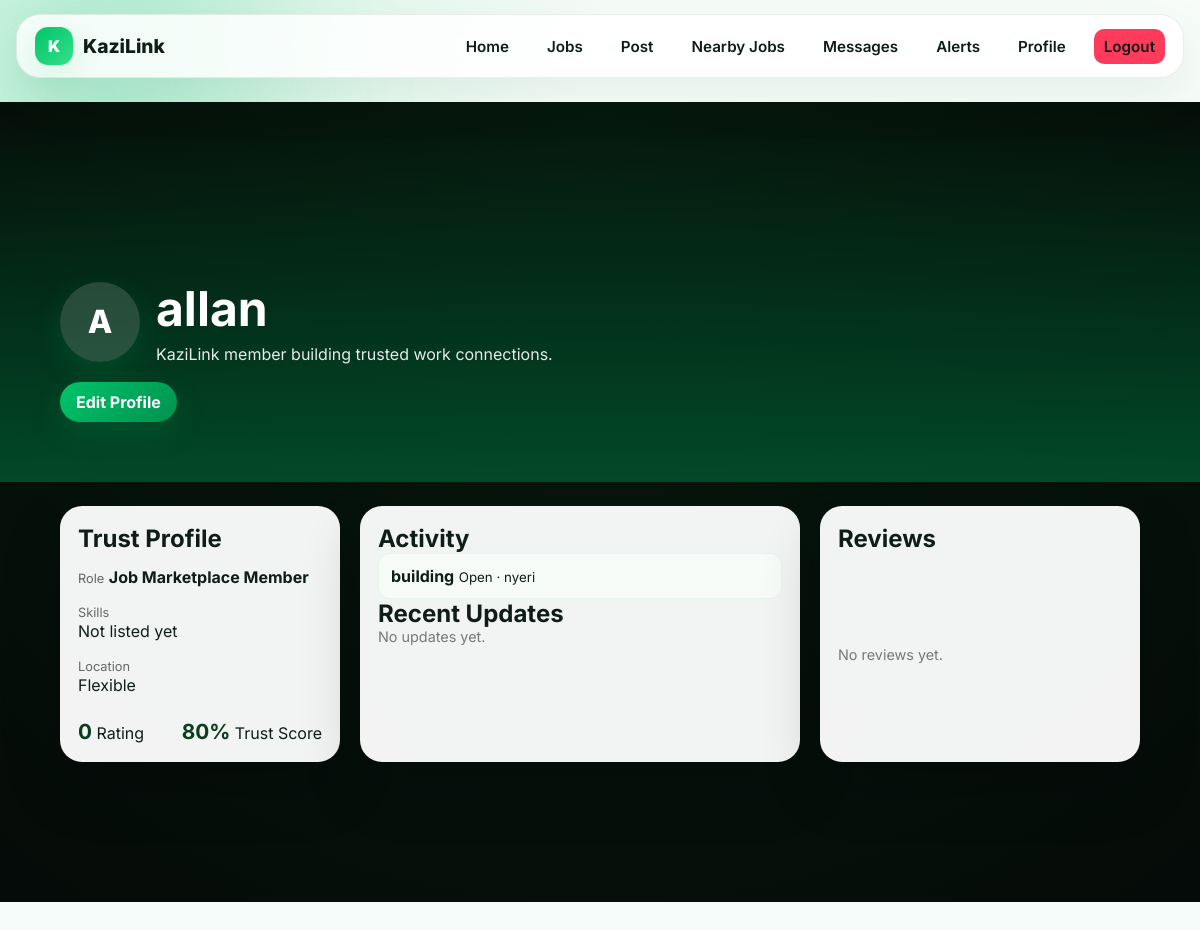
The page /profiles/allan/ (signed in) on the database as committed earlier.
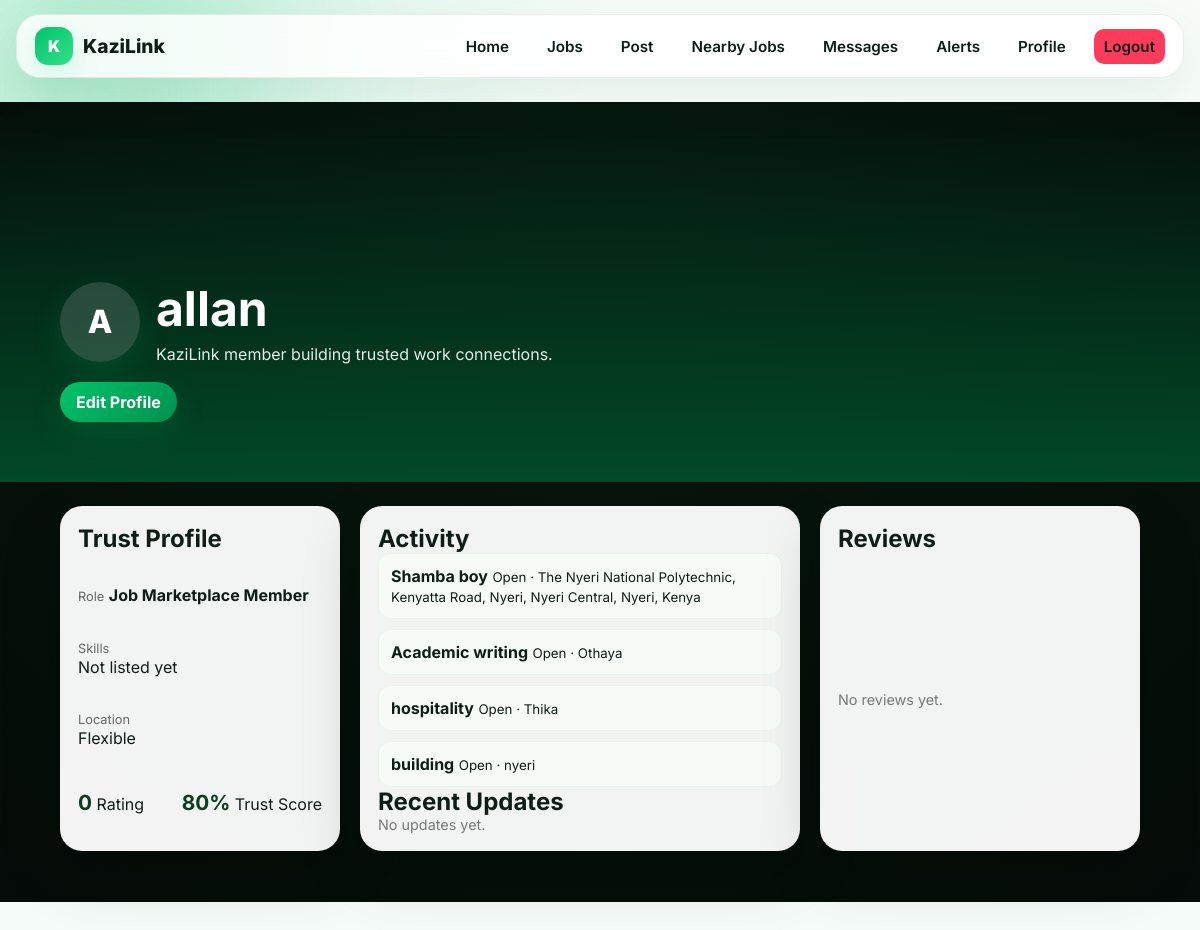
The same page on the database as committed later.
### marketplace/models.py (models this page shows, shortened)
class Job(models.Model):
    IMMEDIATE = 'immediate'
    SHORT_TERM = 'short_term'
    LONG_TERM = 'long_term'
    PART_TIME = 'part_time'
    FULL_TIME = 'full_time'
    CASUAL = 'casual'
    FREELANCE = 'freelance'
    PROFESSIONAL = 'professional'
    TYPE_CHOICES = (
        (IMMEDIATE, 'Immediate'),
        (SHORT_TERM, 'Short-term'),
        (LONG_TERM, 'Long-term'),
        (PART_TIME, 'Part-time'),
        (FULL_TIME, 'Full-time'),
        (CASUAL, 'Casual'),
        (FREELANCE, 'Freelance'),
        (PROFESSIONAL, 'Professional'),
    )
    OPEN = 'open'
    TAKEN = 'taken'
    CLOSED = 'closed'
    STATUS_CHOICES = (
        (OPEN, 'Open'),
        (TAKEN, 'Taken'),
        (CLOSED, 'Closed'),
    )
    employer = models.ForeignKey(User, on_delete=models.CASCADE, related_name='jobs')
    title = models.CharField(max_length=160)
    description = models.TextField()
    category = models.ForeignKey(Category, on_delete=models.SET_NULL, null=True, related_name='jobs')
    job_type = models.CharField(max_length=30, choices=TYPE_CHOICES)
    salary = models.DecimalField(max_digits=12, decimal_places=2, null=True, blank=True)
    location = models.CharField(max_length=140)
    latitude = models.DecimalField(max_digits=9, decimal_places=6, null=True, blank=True)
    longitude = models.DecimalField(max_digits=9, decimal_places=6, null=True, blank=True)
    resolved_place_name = models.CharField(max_length=255, blank=True)
    deadline = models.DateField(null=True, blank=True)
    required_skills = models.CharField(max_length=255, blank=True)
    contact_information = models.CharField(max_length=160)
    photo = models.ImageField(upload_to='jobs/photos/', blank=True)
    video = models.FileField(upload_to='jobs/videos/', blank=True)
    audio = models.FileField(upload_to='jobs/audio/', blank=True)
    document = models.FileField(upload_to='jobs/documents/', blank=True)
    status = models.CharField(max_length=20, choices=STATUS_CHOICES, default=OPEN)
    tags = models.CharField(max_length=200, blank=True)
    views = models.PositiveIntegerField(default=0)
    created_at = models.DateTimeField(auto_now_add=True)
    updated_at = models.DateTimeField(auto_now=True)
    class Meta:
        ordering = ['-created_at']
    def get_absolute_url(self):
        return reverse('job_detail', kwargs={'pk': self.pk})

### marketplace/views.py (the view)
# urls.py: path('profiles/<str:username>/', views.profile_detail, name='profile_detail'),
@login_required
def profile_detail(request, username):
    profile_user = get_object_or_404(User.objects.select_related('profile'), username=username)
    jobs = Job.objects.filter(employer=profile_user)
    if request.user != profile_user:
        jobs = jobs.filter(status=Job.OPEN)
    jobs = jobs[:6]
    reviews = Review.objects.filter(reviewed=profile_user).select_related('reviewer')
    updates = profile_user.updates.all()[:5]
    return render(request, 'marketplace/profile.html', {
        'profile_user': profile_user,
        'jobs': jobs,
        'reviews': reviews,
        'updates': updates,
        'is_following': Follow.objects.filter(follower=request.user, followed=profile_user).exists(),
        'update_form': ActivityUpdateForm(),
    })

### marketplace/context_processors.py (called while the page is built)
def alert_badge(request):
    if not request.user.is_authenticated:
        return {'alert_match_count': 0}
    return {'alert_match_count': len(matching_alert_jobs(request.user))}

### marketplace/models.py (called while the page is built)
    @property
    def rating_average(self):
        aggregate = self.user.received_reviews.aggregate(models.Avg('rating'))
        return round(aggregate['rating__avg'] or 0, 1)

### marketplace/views.py (called while the page is built, shortened)
def matching_alert_jobs(user):
    alerts = list(user.job_alerts.filter(active=True).select_related('category'))
    if not alerts:
        return []

### templates/marketplace/profile.html (shortened to what this page needs)
{% extends 'marketplace/base.html' %}
{% load static %}
{% block page_css %}
<link rel="stylesheet" href="{% static 'marketplace/css/profile.css' %}">
{% endblock %}
{% block content %}
<main class="profile-page">
    <section class="profile-hero"
    >
        <div class="hero-overlay"></div>
        <div class="profile-card">
            <div class="profile-top">
                <div class="avatar big">
                    {{ profile_user.username|first|upper }}
                </div>
                <div class="profile-info">
                    <h1>
                        {{ profile_user.username }}
                    </h1>
                    <p class="bio">
                        {{ profile_user.profile.bio|default:'KaziLink member building trusted work connections.' }}
                    </p>
                </div>
            </div>
            <div class="profile-actions">
                {% if user == profile_user %}
                    <a class="btn primary" href="{% url 'edit_profile' %}">Edit Profile</a>
                {% endif %}
            </div>
        </div>
    </section>
    <section class="profile-grid">
        <aside class="card trust-card">
            <h2>Trust Profile</h2>
            <div class="trust-item">
                <span>Role</span>
                <strong>Job Marketplace Member</strong>
            </div>
            <div class="trust-item">
                <span>Skills</span>
                <p>{{ profile_user.profile.skills|default:'Not listed yet' }}</p>
            </div>
            <div class="trust-item">
                <span>Location</span>
                <p>{{ profile_user.profile.location|default:'Flexible' }}</p>
            </div>
            <div class="trust-stats">
                <div>
                    <strong>{{ profile_user.profile.rating_average }}</strong>
                    <span>Rating</span>
                </div>
                <div>
                    <strong>{{ profile_user.profile.trust_score }}%</strong>
                    <span>Trust Score</span>
                </div>
            </div>
        </aside>
        <section class="card main-content">
            <h2>Activity</h2>
            <div class="mini-grid">
                {% for job in jobs %}
                    <a class="mini-card" href="{{ job.get_absolute_url }}">
                        <strong>{{ job.title }}</strong>
                        <small>{{ job.get_status_display }} · {{ job.location }}</small>
                    </a>
                {% empty %}
                    <p class="empty">No public jobs yet.</p>
                {% endfor %}
            </div>
            <h2 class="section-title">Recent Updates</h2>
            {% for update in updates %}
                <article class="update">
                    <p>{{ update.body }}</p>
                </article>
            {% empty %}
                <p class="empty">No updates yet.</p>
            {% endfor %}
        </section>
        <aside class="card reviews-card">
            <h2>Reviews</h2>
            {% for review in reviews %}
                <article class="review">
                    <div class="stars">{{ review.rating }} ★</div>
                    <p>{{ review.body }}</p>
                    <small>— {{ review.reviewer.username }}</small>
                </article>
            {% empty %}
                <p class="empty">No reviews yet.</p>
            {% endfor %}
        </aside>
    </section>
</main>
{% endblock %}

Rows that differ between the two databases and show on the page:
added Job: title "Shamba boy", status "Open", location "The Nyeri National Polytechnic, Kenyatta Road, Nyeri, Nyeri Central, Nyeri, Kenya"
added Job: title "Academic writing", status "Open", location "Othaya"
added Job: title "hospitality", status "Open", location "Thika"
